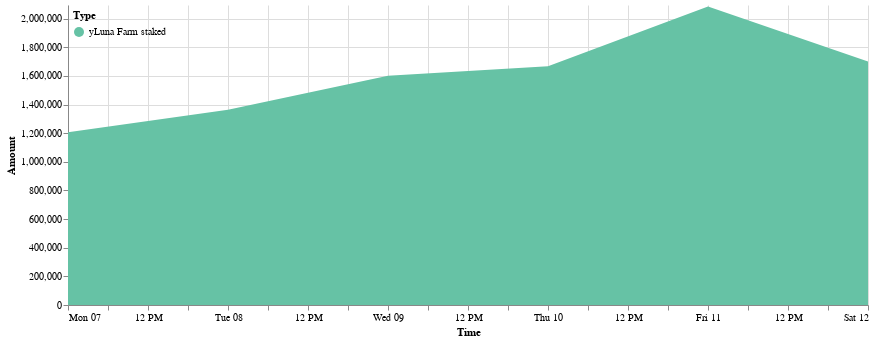

Source (notebook cell):
### Code cell
cp.get_yluna_time_area_chart(dp.daily_delta_stk_farm, 
               alt.Scale(scheme='set2'),
               min_date = dp.daily_delta_stk_farm.Time.min(),
               max_date = dp.daily_delta_stk_farm.Time.max(),
               top_padding = 10000
        ).properties(width=800).configure_view(strokeOpacity=0)

### Figure 1 — Vega-Lite specification as saved in the notebook (floating-point values rounded to 4 significant figures)
{"config": {"view": {"continuousWidth": 400, "continuousHeight": 300, "strokeOpacity": 0}}, "data": {"name": "data-5ec9566cf19d1c6e3f04bf86c1881ca8"}, "mark": "area", "encoding": {"color": {"field": "Type", "legend": {"direction": "vertical", "legendY": 0, "orient": "none", "padding": 5}, "scale": {"scheme": "set2"}, "type": "nominal"}, "tooltip": [{"field": "Time", "format": "%Y-%m-%d", "type": "temporal"}, {"field": "Type", "type": "nominal"}, {"field": "Amount (millions)", "type": "nominal"}], "x": {"field": "Time", "scale": {"domain": ["2022-03-07", "2022-03-12"]}, "type": "temporal"}, "y": {"field": "Amount", "scale": {"domain": [0, 2095000.0]}, "type": "quantitative"}}, "width": 800, "$schema": "https://vega.github.io/schema/vega-lite/v4.17.0.json", "datasets": {"data-5ec9566cf19d1c6e3f04bf86c1881ca8": [{"Time": "2022-03-07", "Amount signed": 1207000.0, "Amount": 1207000.0, "Type": "yLuna Farm staked", "Amount (millions)": "1.21M"}, {"Time": "2022-03-08", "Amount signed": 156200.0, "Amount": 1363000.0, "Type": "yLuna Farm staked", "Amount (millions)": "1.36M"}, {"Time": "2022-03-09", "Amount signed": 238400.0, "Amount": 1602000.0, "Type": "yLuna Farm staked", "Amount (millions)": "1.6M"}, {"Time": "2022-03-10", "Amount signed": 65680.0, "Amount": 1667000.0, "Type": "yLuna Farm staked", "Amount (millions)": "1.67M"}, {"Time": "2022-03-11", "Amount signed": 417700.0, "Amount": 2085000.0, "Type": "yLuna Farm staked", "Amount (millions)": "2.08M"}, {"Time": "2022-03-12", "Amount signed": -384900.0, "Amount": 1700000.0, "Type": "yLuna Farm staked", "Amount (millions)": "1.7M"}]}}
